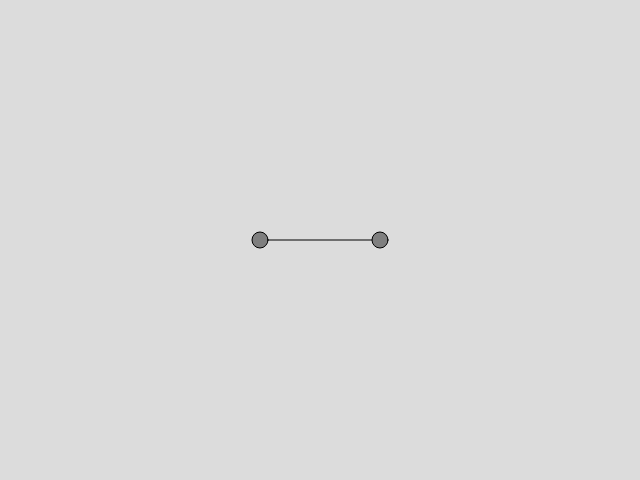
Frame 1 (no input)
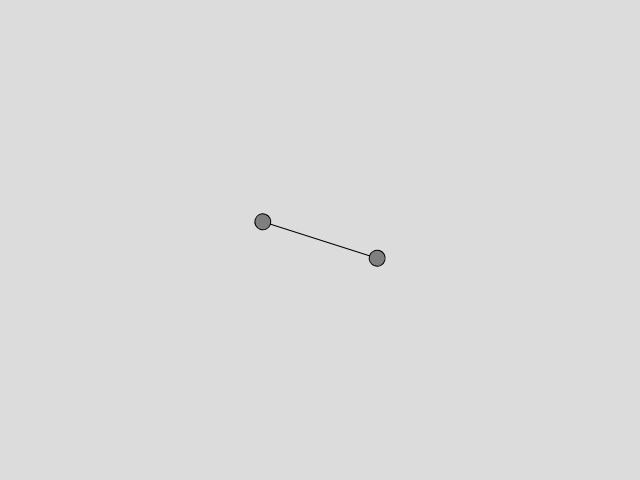
Frame 60 (no input)
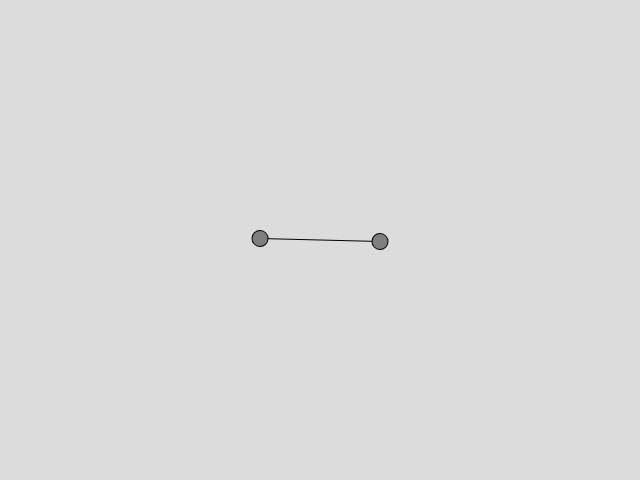
Frame 120 (the mouse pressed at the canvas centre since frame 60)

The p5.js sketch that drew these frames (run headless with seeded random() and noise() and a simulated clock; from frame 60 on, the mouse is pressed at the canvas centre):

// p5.js sketch
// ── sketch.js
var angle = 0;
var aVelocity = 0;
var aAcceleration = 0.002;

function setup() {
	createCanvas(640,480);
}

function draw() {
	background(220);

	stroke(0);
	fill(127);

	push();
	translate(width/2, height/2);
	rotate(angle);
	line(-60,0,60,0);
	ellipse(60,0,16,16);
	ellipse(-60,0,16,16);
	pop();

	aVelocity += aAcceleration;
	aVelocity = constrain(aVelocity, 0, 0.1);
	angle += aVelocity;

}
